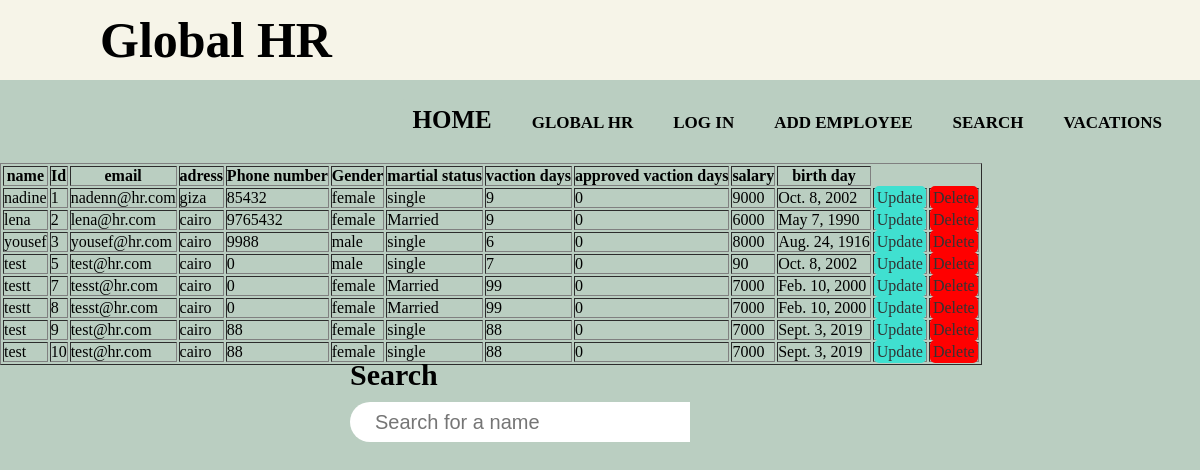
Page /accounts/search on the committed database.
### accounts/models.py (models this page shows)
class Employee(models.Model):
    Emp_Id=models.IntegerField()
    Name=models.CharField(max_length=150)
    Email=models.EmailField()
    address=models.CharField(max_length=250)
    Phone_number=models.IntegerField(null=True, blank=True)
    Gender=models.CharField(max_length=10)
    Martial_status=models.CharField(max_length=15)
    Vacation_Days=models.IntegerField(null=True, blank=True)
    Vacation_Days_approved=models.IntegerField(null=True, blank=True)
    Salary=models.IntegerField(null=True, blank=True)
    Birthday=models.DateField(max_length=15)

### accounts/views.py (the view)
# urls.py: path('search',views.search,name='search'),
def search(request):
    emp=Employee.objects.all()
    contexxt={  'emp': emp }
    return render(request, 'accounts/search.html',contexxt)

### templates/accounts/search.html (shortened to what this page needs)
{% extends 'basesearch.html'%}
{% load static%}
{% block content%}
<div class="box">
    <h1>Search</h1>
        <input type="text" id="myInput" placeholder="Search for a name" onkeyup="myFunction()">
</div>
<div class="mainTable" >
    <table id="myTable" border="1"  >
        <tr class="header">
            <th> name</th>
            <th>Id</th>
            <th>email</th>
            <th>adress</th>
            <th>Phone number</th>
            <th>Gender</th>
            <th>martial status</th>
            <th>vaction days</th>
            <th>approved vaction days</th>
            <th>salary</th>
            <th>birth day</th>
        </tr>
        {% for emp  in emp %}
            <tr>
                <td>{{emp.Name}}</td>
                <td>{{emp.Emp_Id}}</td>
                <td>{{emp.Email}}</td>
                <td>{{emp.address}}</td>
                <td>{{emp.Phone_number}}</td>
                <td>{{emp.Gender}}</td>
                <td>{{emp.Martial_status}}</td>
                <td>{{emp.Vacation_Days}}</td>
                <td>{{emp.Vacation_Days_approved}}</td>
                <td>{{emp.Salary}}</td>
                <td>{{emp.Birthday}}</td>
                <td><a class="sub" href="{% url 'editdata' emp.id %}"  type="submit" style="background-color: turquoise; border: none; border-radius: 5px; color: #333; /* Dark grey */ padding: 3px 3px" >Update</a></td>
                <td> <a class="sub" href="{% url 'delete' emp.id %}" type="submit" name="" value="search" style="background-color: red ; border: none; border-radius: 5px; color: #333; /* Dark grey */ padding: 3px 3px" >Delete</a></td>
            </tr>
        {% endfor %}
    </table>
</div>
{% endblock content%}

### templates/basesearch.html (shortened to what this page needs)
{% load static %}
<!DOCTYPE html>
<html>
    <head>
        <link rel="stylesheet" href="{% static 'Css\search.css'%}">
        <link rel="stylesheet" href="{% static 'https://cdnjs.cloudflare.com/ajax/libs/font-awesome/5.15.3/css/all.min.css'%}"/>
    </head>
    <body>
        {% include 'partials/_navbar.html'%}
        {% block content%}
        {% endblock content%}
    </body>
</html>

### templates/partials/_navbar.html (shortened to what this page needs)
{% load static %}
<nav>
    <label class="logo">Global HR</label>
    <ul>
        <li><a class="active" href="{% url 'index'%}">Home</a></li>
        <li><a class="" href="{% url 'about'%}" target="_self">Global HR</a></li>
        <li><a href="{% url 'signin'%}"  target="_self">log in</a></li>
        <li><a href="{% url 'addemployee'%}" target="_self">Add Employee</a></li>
        <li><a href="{% url 'search'%}" target="_self">Search</a></li>
        <li><a href="{% url 'vacations'%}"  target="_self">Vacations</a></li>
    </ul>
</nav>

### project/static/Css/search.css (style rules this page uses)
* { padding:0px; margin:0px; text-decoration: none; list-style: none; box-sizing: border-box; }
body { font-family: montserrat; }
nav { background: #F6F4E8; height:80px; width:100%; }
label.logo { color:black; font-size: 50px; line-height: 80px; padding:0 100px; font-weight: bold; }
nav ul { float:right; margin-right: 20px; }
nav ul li { display: inline-block; line-height: 80px; margin:0 5px }
nav ul li a { color:black; font-size: 17px; padding:7px 13px; border-radius: 5px; font-weight: bold; text-transform: uppercase; }
a.active,a:hover { background: #BACEC1; transition: .5s; font-size: 25px; }
body { margin:0; padding:0; background-color: #BACEC1; background-size: cover; }
h1 { margin: 0 0 10px; padding:0; font-size:30px; color:black; }
.box { position: absolute; top:50%; left:50%; width: 500px; transform:translate(-50%,-50%); }
input { position: relative; display: inline-block; font-size: 20px; box-sizing: border-box; transition: .5s; }
input[type="text"] { background: #FFF; width:340px; height: 40px; border:none; outline: none; padding:0 25px; border-radius: 25px 0 0 25px; }

### rows in the picture
Employee: Name "nadine", Emp_Id "1", Email "nadenn@hr.com", address "giza", Phone_number "85432", Gender "female", Martial_status "single", Vacation_Days "9", Vacation_Days_approved "0", Salary "9000", Birthday "Oct. 8, 2002"
Employee: Name "lena", Emp_Id "2", Email "lena@hr.com", address "cairo", Phone_number "9765432", Gender "female", Martial_status "Married", Vacation_Days "9", Vacation_Days_approved "0", Salary "6000", Birthday "May 7, 1990"
Employee: Name "yousef", Emp_Id "3", Email "yousef@hr.com", address "cairo", Phone_number "9988", Gender "male", Martial_status "single", Vacation_Days "6", Vacation_Days_approved "0", Salary "8000", Birthday "Aug. 24, 1916"
Employee: Name "test", Emp_Id "5", Email "test@hr.com", address "cairo", Phone_number "0", Gender "male", Martial_status "single", Vacation_Days "7", Vacation_Days_approved "0", Salary "90", Birthday "Oct. 8, 2002"
Employee: Name "testt", Emp_Id "7", Email "tesst@hr.com", address "cairo", Phone_number "0", Gender "female", Martial_status "Married", Vacation_Days "99", Vacation_Days_approved "0", Salary "7000", Birthday "Feb. 10, 2000"
Employee: Name "testt", Emp_Id "8", Email "tesst@hr.com", address "cairo", Phone_number "0", Gender "female", Martial_status "Married", Vacation_Days "99", Vacation_Days_approved "0", Salary "7000", Birthday "Feb. 10, 2000"
Employee: Name "test", Emp_Id "9", Email "test@hr.com", address "cairo", Phone_number "88", Gender "female", Martial_status "single", Vacation_Days "88", Vacation_Days_approved "0", Salary "7000", Birthday "Sept. 3, 2019"
Employee: Name "test", Emp_Id "10", Email "test@hr.com", address "cairo", Phone_number "88", Gender "female", Martial_status "single", Vacation_Days "88", Vacation_Days_approved "0", Salary "7000", Birthday "Sept. 3, 2019"
